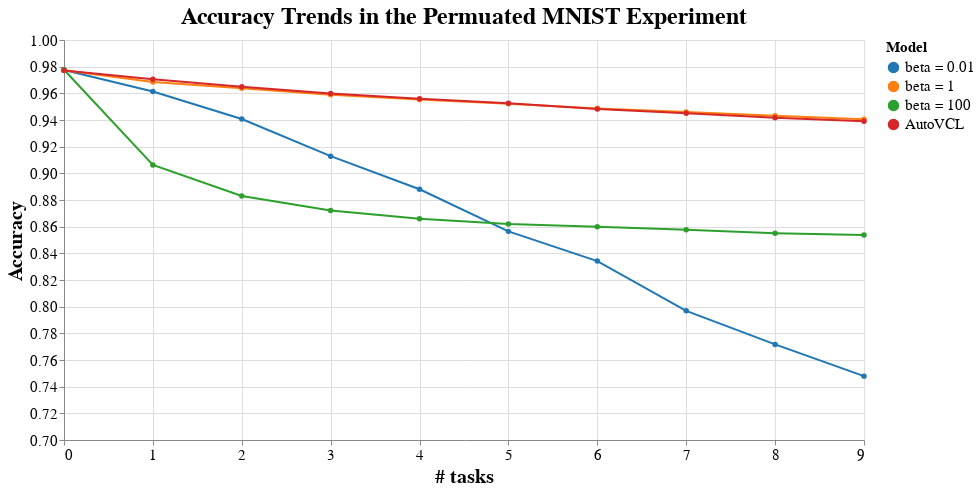

Notebook code for this chart:
### Code cell
plot_trends([p_trends_1, p_trends_2,p_trends_3, p_trends_4])

### Figure 1 — Vega-Lite specification as saved in the notebook (floating-point values rounded to 4 significant figures)
{"config": {"view": {"continuousWidth": 400, "continuousHeight": 300}, "axis": {"labelFontSize": 15, "titleFontSize": 20}, "legend": {"labelFontSize": 15, "titleFontSize": 15}, "title": {"fontSize": 24}}, "data": {"name": "data-a687ae4d97cee9f20172d3187863d4cd"}, "mark": {"type": "line", "point": true}, "encoding": {"color": {"field": "Series", "legend": {"title": "Model"}, "scale": {"scheme": "category10"}, "sort": ["beta = 0.01", "beta = 1", "beta = 100", "AutoVCL"], "type": "nominal"}, "tooltip": [{"field": "# of tasks", "type": "quantitative"}, {"field": "Values", "type": "quantitative"}, {"field": "Series", "type": "nominal"}], "x": {"axis": {"values": [0, 1, 2, 3, 4, 5, 6, 7, 8, 9]}, "field": "# of tasks", "title": "# tasks", "type": "quantitative"}, "y": {"field": "Values", "scale": {"domain": [0.7, 1]}, "title": "Accuracy", "type": "quantitative"}}, "height": 400, "title": "Accuracy Trends in the Permuated MNIST Experiment", "width": 800, "$schema": "https://vega.github.io/schema/vega-lite/v4.17.0.json", "datasets": {"data-a687ae4d97cee9f20172d3187863d4cd": [{"# of tasks": 0, "Series": "beta = 0.01", "Values": 0.9774}, {"# of tasks": 1, "Series": "beta = 0.01", "Values": 0.9614}, {"# of tasks": 2, "Series": "beta = 0.01", "Values": 0.9407}, {"# of tasks": 3, "Series": "beta = 0.01", "Values": 0.9129}, {"# of tasks": 4, "Series": "beta = 0.01", "Values": 0.8881}, {"# of tasks": 5, "Series": "beta = 0.01", "Values": 0.8565}, {"# of tasks": 6, "Series": "beta = 0.01", "Values": 0.8342}, {"# of tasks": 7, "Series": "beta = 0.01", "Values": 0.7969}, {"# of tasks": 8, "Series": "beta = 0.01", "Values": 0.7717}, {"# of tasks": 9, "Series": "beta = 0.01", "Values": 0.7479}, {"# of tasks": 0, "Series": "beta = 1", "Values": 0.9773}, {"# of tasks": 1, "Series": "beta = 1", "Values": 0.9685}, {"# of tasks": 2, "Series": "beta = 1", "Values": 0.9639}, {"# of tasks": 3, "Series": "beta = 1", "Values": 0.959}, {"# of tasks": 4, "Series": "beta = 1", "Values": 0.9554}, {"# of tasks": 5, "Series": "beta = 1", "Values": 0.9523}, {"# of tasks": 6, "Series": "beta = 1", "Values": 0.9487}, {"# of tasks": 7, "Series": "beta = 1", "Values": 0.9459}, {"# of tasks": 8, "Series": "beta = 1", "Values": 0.9432}, {"# of tasks": 9, "Series": "beta = 1", "Values": 0.9405}, {"# of tasks": 0, "Series": "beta = 100", "Values": 0.9777}, {"# of tasks": 1, "Series": "beta = 100", "Values": 0.9063}, {"# of tasks": 2, "Series": "beta = 100", "Values": 0.883}, {"# of tasks": 3, "Series": "beta = 100", "Values": 0.8722}, {"# of tasks": 4, "Series": "beta = 100", "Values": 0.866}, {"# of tasks": 5, "Series": "beta = 100", "Values": 0.862}, {"# of tasks": 6, "Series": "beta = 100", "Values": 0.8599}, {"# of tasks": 7, "Series": "beta = 100", "Values": 0.8576}, {"# of tasks": 8, "Series": "beta = 100", "Values": 0.855}, {"# of tasks": 9, "Series": "beta = 100", "Values": 0.8537}, {"# of tasks": 0, "Series": "AutoVCL", "Values": 0.9771}, {"# of tasks": 1, "Series": "AutoVCL", "Values": 0.9705}, {"# of tasks": 2, "Series": "AutoVCL", "Values": 0.9649}, {"# of tasks": 3, "Series": "AutoVCL", "Values": 0.9598}, {"# of tasks": 4, "Series": "AutoVCL", "Values": 0.956}, {"# of tasks": 5, "Series": "AutoVCL", "Values": 0.9525}, {"# of tasks": 6, "Series": "AutoVCL", "Values": 0.9483}, {"# of tasks": 7, "Series": "AutoVCL", "Values": 0.9451}, {"# of tasks": 8, "Series": "AutoVCL", "Values": 0.9417}, {"# of tasks": 9, "Series": "AutoVCL", "Values": 0.9391}]}}
